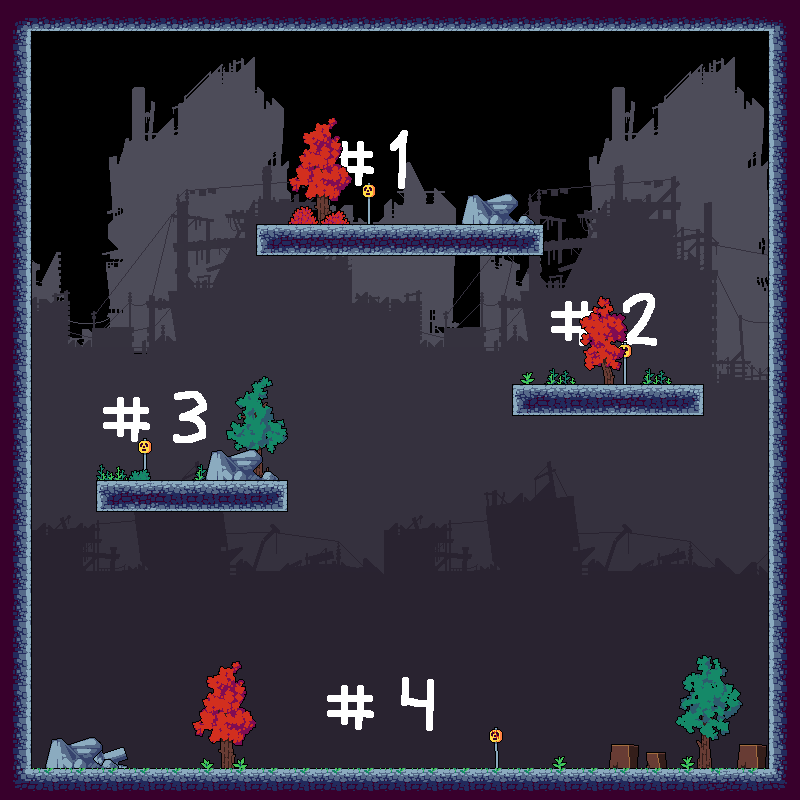

A 2D game scene composited from a Tiled map and its tileset images. What follows is a short description and the map's XML, with each tile layer's data collapsed to a summary:
An orthogonal 25x25 tile map with 32x32 px tiles, 7 tile layers (Фон1, Фон, Копия Фон1, Копия Копия Фон1, ...) and 4 objects (4x spawnpoint).

<map version="1.10" tiledversion="1.10.1" orientation="orthogonal" renderorder="right-down" width="25" height="25" tilewidth="32" tileheight="32" infinite="0" nextlayerid="9" nextobjectid="8">
 <properties>
  <property name="Scale" type="int" value="2" />
 </properties>
 <tileset firstgid="1" source="tileset.tsx" />
 <layer id="2" name="Фон1" width="25" height="25">
  <properties>
   <property name="Collision" type="bool" value="false" />
  </properties>
  <data>[625 cells, 251 non-empty, 150 distinct tile ids]</data>
 </layer>
 <layer id="1" name="Фон" width="25" height="25">
  <properties>
   <property name="Collision" type="bool" value="false" />
  </properties>
  <data>[625 cells, 465 non-empty, 102 distinct tile ids]</data>
 </layer>
 <layer id="7" name="Копия Фон1" width="25" height="25">
  <properties>
   <property name="Collision" type="bool" value="false" />
  </properties>
  <data>[625 cells, 236 non-empty, 54 distinct tile ids]</data>
 </layer>
 <layer id="8" name="Копия Копия Фон1" width="25" height="25">
  <properties>
   <property name="Collision" type="bool" value="false" />
  </properties>
  <data>[625 cells, 258 non-empty, 72 distinct tile ids]</data>
 </layer>
 <layer id="3" name="Препятствия" width="25" height="25">
  <properties>
   <property name="Collision" type="bool" value="true" />
  </properties>
  <data>[625 cells, 117 non-empty, 13 distinct tile ids]</data>
 </layer>
 <layer id="4" name="Декорации" width="25" height="25">
  <properties>
   <property name="Collision" type="bool" value="false" />
  </properties>
  <data>[625 cells, 55 non-empty, 43 distinct tile ids]</data>
 </layer>
 <layer id="6" name="Копия Декорации" width="25" height="25">
  <properties>
   <property name="Collision" type="bool" value="false" />
  </properties>
  <data>[625 cells, 35 non-empty, 30 distinct tile ids]</data>
 </layer>
 <objectgroup id="5" name="Слой объектов 1" visible="0">
  <object id="1" name="spawnpoint" x="401" y="225.67">
   <point />
  </object>
  <object id="5" name="spawnpoint" x="610.333" y="385.67">
   <point />
  </object>
  <object id="6" name="spawnpoint" x="178.333" y="483.003">
   <point />
  </object>
  <object id="7" name="spawnpoint" x="465" y="769.67">
   <point />
  </object>
 </objectgroup>
</map>
